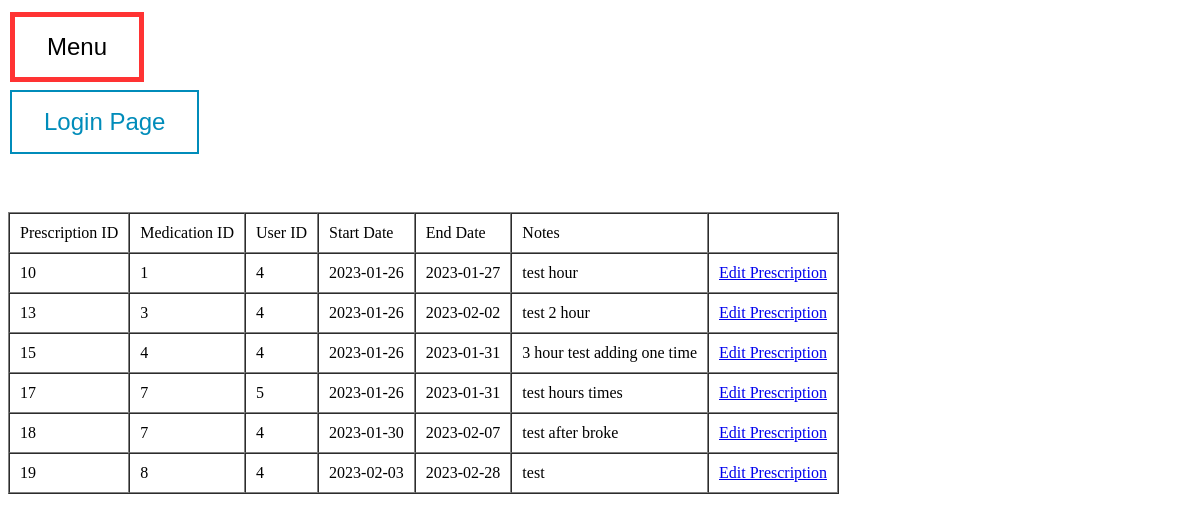
/dataPrescription.php, run on the app's committed database.
### tables this page shows
CREATE TABLE `prescriptions` (
  `prescription_id` int(11) NOT NULL,
  `user_id` int(11) NOT NULL,
  `medication_id` int(11) NOT NULL,
  `start_date` date NOT NULL,
  `end_date` date NOT NULL,
  `notes` varchar(255) DEFAULT NULL,
  `times_per_day` int(11) DEFAULT NULL,
  `hours_to_take` varchar(255) DEFAULT NULL,
  `is_archived` int(1) NOT NULL
);

### alert.php (called while the page is built, shortened)
<?php
require 'connection.php';
$query = "SELECT * FROM prescriptions WHERE start_date <= CURDATE() AND end_date >= CURDATE()";
$result = mysqli_query($conn, $query);
?>

### dataPrescription.php (the view, shortened to what this page needs)
<?php
require 'connection.php';
include 'alert.php';
?>
<!DOCTYPE html>
<html lang="en" dir="ltr">
  <head>
  </head>
  <body>
  <button onclick = "window.location.href='index.php'" class="button button1">Menu</button> <br>
  <button onclick = "window.location.href='login.php'" class="button button2">Login Page </button> <br>
  <br>
<br>
<br>
  <table border = 1 cellspacing = 0 cellpadding = 10>
      <tr>
      <td>Prescription ID</td>
        <td>Medication ID</td>
        <td>User ID</td>
        <td>Start Date</td>
        <td>End Date</td>
        <td>Notes</td>
        <td></td>
      </tr>
      <?php
      $rows = mysqli_query($conn, "SELECT *FROM prescriptions ORDER BY prescription_id ASC")
      ?>
      <?php foreach ($rows as $row) : ?>
      <tr>
        <td><?php echo $row["prescription_id"]; ?></td>
        <td><?php echo $row["medication_id"]; ?></td>
        <td><?php echo $row["user_id"]; ?></td>
        <td><?php echo $row["start_date"]; ?></td>
        <td><?php echo $row["end_date"]; ?></td>
        <td><?php echo $row["notes"]; ?></td>
        <td><?php echo '<a href="infoEditPrescription.php?id=',$row["prescription_id"],'">Edit Prescription</a>'; ?></td>
      </tr>
      <?php endforeach; ?>
    </table>
    <br>
  </body>
</html>

### dataPrescription.php (style rules this page uses)
.button { border: none; color: white; padding: 16px 32px; text-align: center; text-decoration: none; display: inline-block; font-size: 24px; margin: 4px 2px; transition-duration: 0.4s; cursor: pointer; }
.button1 { background-color: white; color: black; border: 5px solid #FF3333; }
.button2 { background-color: white; color: #008CBA; border: 2px solid #008CBA; }

### data on the page
prescriptions: prescription_id "10", medication "1", user "4", start_date "2023-01-26", end_date "2023-01-27", notes "test hour"
prescriptions: prescription_id "13", medication "3", user "4", start_date "2023-01-26", end_date "2023-02-02", notes "test 2 hour"
prescriptions: prescription_id "15", medication "4", user "4", start_date "2023-01-26", end_date "2023-01-31", notes "3 hour test adding one time"
prescriptions: prescription_id "17", medication "7", user "5", start_date "2023-01-26", end_date "2023-01-31", notes "test hours times"
prescriptions: prescription_id "18", medication "7", user "4", start_date "2023-01-30", end_date "2023-02-07", notes "test after broke"
prescriptions: prescription_id "19", medication "8", user "4", start_date "2023-02-03", end_date "2023-02-28", notes "test"
